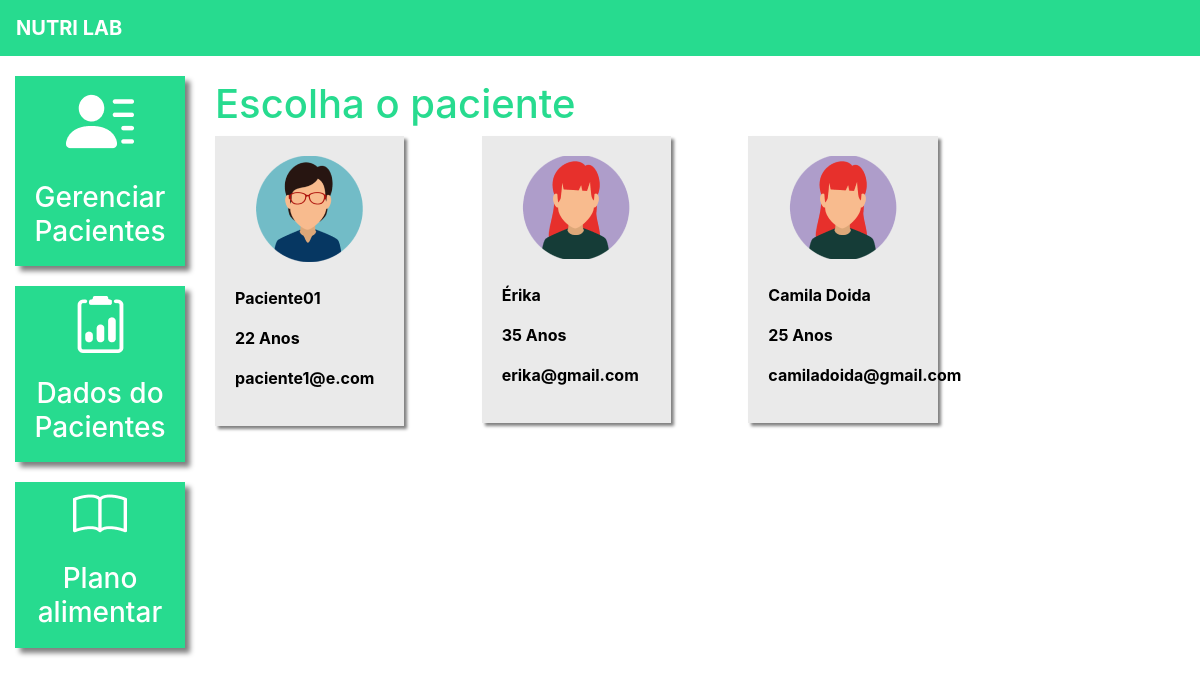
Screenshot of /dados_paciente/ (signed in) with the database file from the repository.
### plataforma/models.py (models this page shows, shortened)
class Pacientes(models.Model):
    choices_sexo = (('F', 'Feminino'),
                    ('M', 'Maculino'))
    nome = models.CharField(max_length=50)
    sexo = models.CharField(max_length=1, choices=choices_sexo)
    idade = models.IntegerField()
    email = models.EmailField()
    telefone = models.CharField(max_length=19)
    nutri = models.ForeignKey(User, on_delete=models.CASCADE)

### plataforma/views.py (the view)
# urls.py: path('dados_paciente/', views.dados_paciente_listar, name="dados_paciente_listar"),
@login_required(login_url='/auth/logar/')
def dados_paciente_listar(request):
    if request.method == "GET":
        pacientes = Pacientes.objects.filter(nutri=request.user)
        return render(request, 'dados_paciente_listar.html', {'pacientes': pacientes})

### plataforma/templates/dados_paciente_listar.html (shortened to what this page needs)
{% extends 'base_plataforma.html' %}
{% load static %}
{% block 'plataforma' %}
    <br>
		<h1 class="titulo">Escolha o paciente</h1>
    <div  class="row">
        {% for paciente in pacientes%}
            <div class="col-md-4">
                <a href=" {% url 'dados_paciente' paciente.id %}" class="link-hover">
                    <div class="card-paciente">
                        <div class="foto-perfil">
                            {% if paciente.sexo == "M"%}
                                <img src="{% static 'plataforma/img/perfil2.png' %}">
                            {% else %}
                                <img src="{% static 'plataforma/img/perfil1.png' %}">
                            {% endif %}
                        </div>
                        <br>
                        <p class="dados">{{paciente.nome}}</p>
                        <p class="dados">{{paciente.idade}} Anos</p>
                        <p class="dados">{{paciente.email}}</p>
                    </div>
                </a>
            </div>
        {% endfor %}
    </div>
{% endblock%}

### templates/static/plataforma/css/css.css (style rules this page uses)
.titulo { color: #27DB8F; }
.card-paciente { background-color: #EAEAEA; width: 80%; box-shadow: 3px 3px 3px gray; padding: 20px; color: black; }
.foto-perfil { text-align: center; }
.dados { font-weight: bold; }

### rows the page displays
Pacientes: nome "Paciente01", idade "22", email "paciente1@e.com"
Pacientes: nome "Érika", idade "35", email "erika@gmail.com"
Pacientes: nome "Camila Doida", idade "25", email "camiladoida@gmail.com"
